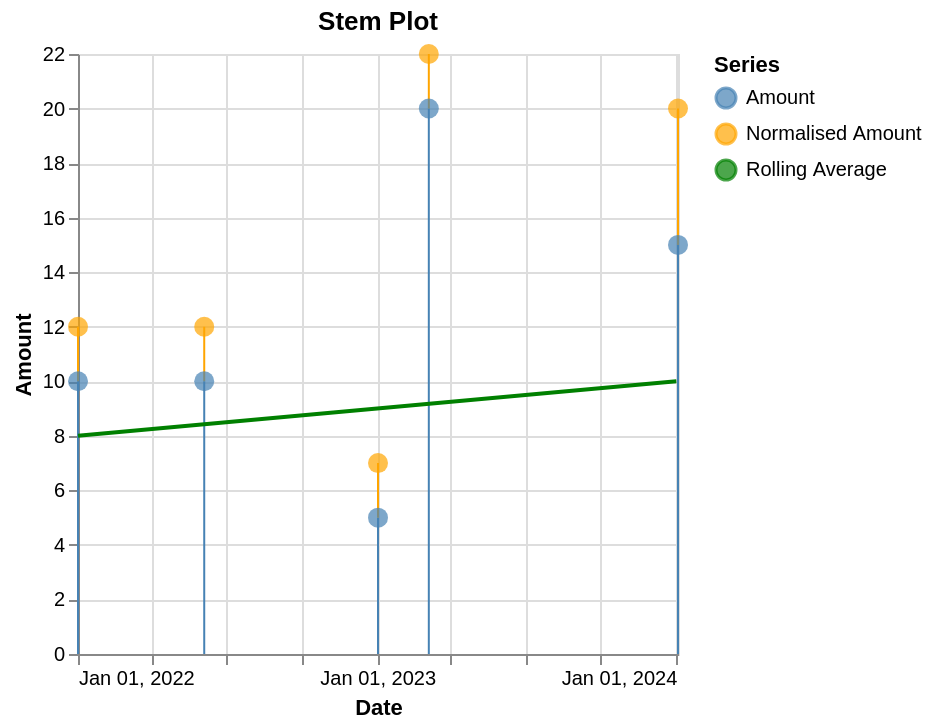

Write the Vega-Lite specification saved for this chart.
### Vega-Lite specification from a JSON file in a GitHub repository (floating-point values rounded to 4 significant figures)
{"$schema": "https://vega.github.io/schema/vega-lite/v6.json", "description": "Stem plot with daily time unit showing amounts", "title": "Stem Plot", "width": "container", "height": "container", "datasets": {"stemData": [{"date": "2022-01-01", "amount": 10, "normalisedAmount": 12}, {"date": "2023-01-02", "amount": 5, "normalisedAmount": 7}, {"date": "2024-01-03", "amount": 15, "normalisedAmount": 20}, {"date": "2022-06-04", "amount": 10, "normalisedAmount": 12}, {"date": "2023-03-05", "amount": 20, "normalisedAmount": 22}], "rollingAverageData": [{"endYear": "2022", "rollingAverage": 8}, {"endYear": "2023", "rollingAverage": 9}, {"endYear": "2024", "rollingAverage": 10}]}, "data": {"name": "stemData"}, "encoding": {"x": {"field": "date", "type": "temporal", "timeUnit": "yearmonthdate", "title": "Date"}}, "layer": [{"mark": {"type": "rule"}, "encoding": {"y": {"field": "amount", "type": "quantitative", "title": "Amount"}, "y2": {"datum": 0}, "color": {"datum": "Amount", "legend": {"title": "Series"}}}}, {"mark": {"type": "rule"}, "encoding": {"y": {"field": "amount", "type": "quantitative"}, "y2": {"field": "normalisedAmount"}, "color": {"datum": "Normalised Amount"}}}, {"mark": {"type": "circle", "size": 100, "tooltip": {"content": "data"}}, "encoding": {"y": {"field": "amount", "type": "quantitative"}, "color": {"datum": "Amount"}}}, {"mark": {"type": "circle", "size": 100, "tooltip": {"content": "data"}}, "encoding": {"y": {"field": "normalisedAmount", "type": "quantitative"}, "color": {"datum": "Normalised Amount"}}}, {"data": {"name": "rollingAverageData"}, "mark": {"type": "line", "strokeWidth": 2, "tooltip": {"content": "data"}}, "encoding": {"x": {"field": "endYear", "type": "temporal", "timeUnit": "year"}, "y": {"field": "rollingAverage", "type": "quantitative"}, "color": {"datum": "Rolling Average"}}}], "config": {"range": {"category": ["steelblue", "orange", "green"]}}}
